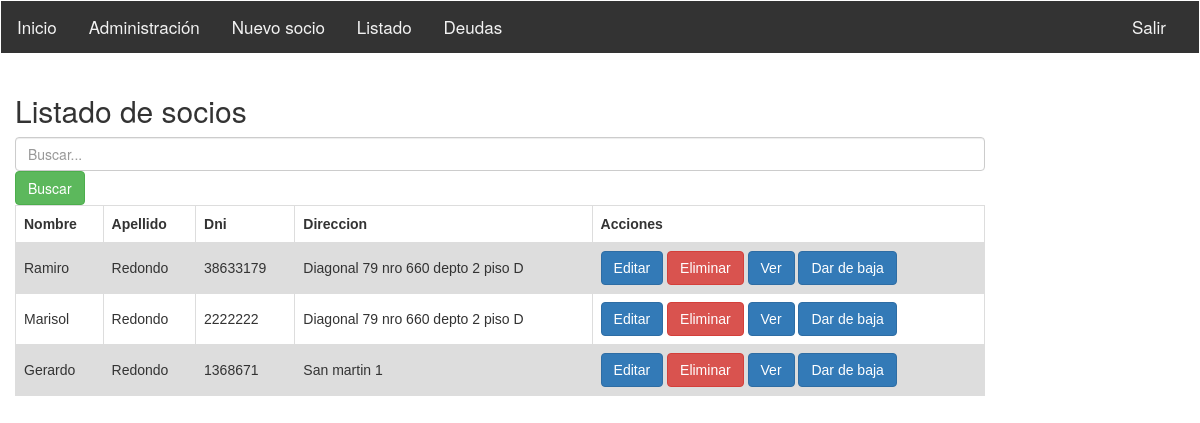
The page /index/listado (signed in) on the database as committed earlier.
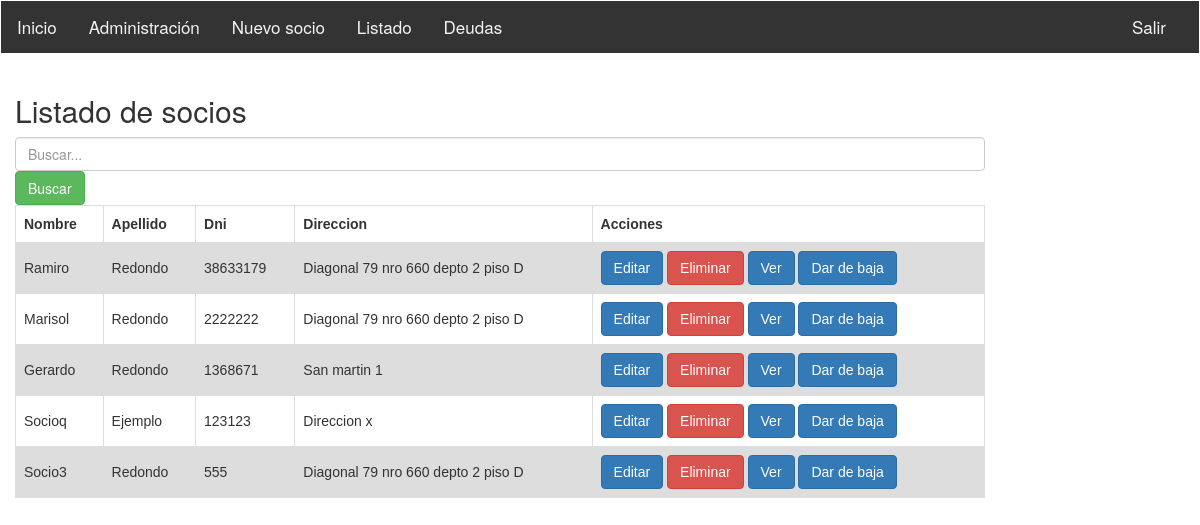
The same page on the database as committed later.
### sistemasocioscap/models.py (models this page shows)
class Socio (models.Model):
	dni = models.IntegerField ()
	nombre = models.CharField(max_length= 200, help_text="Ingrese el nombre del usuario")
	apellido = models.CharField (max_length = 200)
	fecha_nacimiento = models.DateField(null = True, blank=True)
	nrosocio = models.IntegerField ()
	direccion = models.CharField (max_length = 200)
	mail = models.EmailField(max_length=254, null=True)
	cbu = models.IntegerField (null=True)
	dar_baja = models.CharField(max_length=32,choices=[('si', 'Si'),('no', 'No')], default="",null = True, blank=True)
	registro = models.OneToOneField(RegistroPagos, on_delete=models.SET_NULL, null = True, blank=True)
  	def get_absolute_url(self):
    		return reverse ('socio-detail', args=[str(self.id)])

### sistemasocioscap/views.py (the view)
def socios_listado(request):
    queryset = request.GET.get("buscar")
    socios = Socio.objects.all()
    if queryset:
        socios = Socio.objects.filter(
            Q(nombre__icontains = queryset) |
            Q(apellido__icontains = queryset)
        ).distinct()
    return render(request,'socio_listado.html', context={'socios':socios},
)

### sistemasocioscap/templates/socio_listado.html (shortened to what this page needs)
{% extends "base_generic.html" %}
{% block content %}
<h2>Listado de socios</h2>
<form method="get">
  <input type="text" class="form-control" placeholder="Buscar..." name="buscar" value="{{ request.get.buscar }}">
  <button type="submit" class="btn btn-success">Buscar</button>
</form>
<table class="tablasocios" style="">
  {% if socios %}
  <tr>
    <th scope="row">Nombre</th>
    <th>Apellido</th>
    <th>Dni </th>
    <th>Direccion</th>
    <th>Acciones</th>
  </tr>
  {% for socio in socios %}
  <tr>
    <td>{{socio.nombre}}</td>
    <td>{{socio.apellido}}</td>
    <td>{{socio.dni}}</td>
    <td>{{socio.direccion}}</td>
    <td>
    	<a class="btn btn-primary" href="{% url 'socio_editar' socio.id %}">Editar</a>
      <a class="btn btn-danger" href="{% url 'socio_eliminar' socio.id %}">Eliminar</a>
      <a class="btn btn-primary" href="{% url 'socio_detail' socio.id %}">Ver</a>
      <a class="btn btn-primary" href="">Dar de baja</a>
    </td>
  </tr>
  {% endfor %}
  {% else %}
  <h4>No exisen registros de socios</h4>
  {% endif %}
</table>
{% endblock %}
{% load static %}

### sistemasocioscap/templates/base_generic.html (shortened to what this page needs)
<!DOCTYPE html>
<html lang="en">
<head>
  <link rel="stylesheet" href="https://maxcdn.bootstrapcdn.com/bootstrap/3.3.7/css/bootstrap.min.css">
  {% load static %}
<link rel="stylesheet" href="{% static 'css/bootstrap.min.css' %}">
</head>
<div class="navbar">
<body>
  <div class="topnav">
  <a href="{% url 'index' %}">Inicio</a>
  <a href="{% url 'admin:index' %}">Administración</a>
  <a href="{% url 'socio_agregar' %}">Nuevo socio</a>
  <a href="{% url 'listado_socios' %}">Listado</a>
  <a href="{% url 'cuotas_deuda' %}">Deudas</a>
  <a class="nav navbar-nav navbar-right" href="#about"></a>
  <a class="nav navbar-nav navbar-right" href="{% url 'logout' %}"> Salir </a>
</div>
</div>
  <div class="col-sm-10 ">
      {% block content %}{% endblock %}
  </div>
</body>
</html>

### sistemasocioscap/templates/socio_listado.html (style rules this page uses)
table { font-family: arial, sans-serif; border-collapse: collapse; width: 100%; }
td, th { border: 1px solid #dddddd; text-align: left; padding: 8px; }
tr:nth-child(even) { background-color: #dddddd; }

Rows that differ between the two databases and show on the page:
added Socio: nombre "Socioq", apellido "Ejemplo", dni "123123", direccion "Direccion x"
added Socio: nombre "Socio3", apellido "Redondo", dni "555", direccion "Diagonal 79 nro 660 depto 2 piso D"
